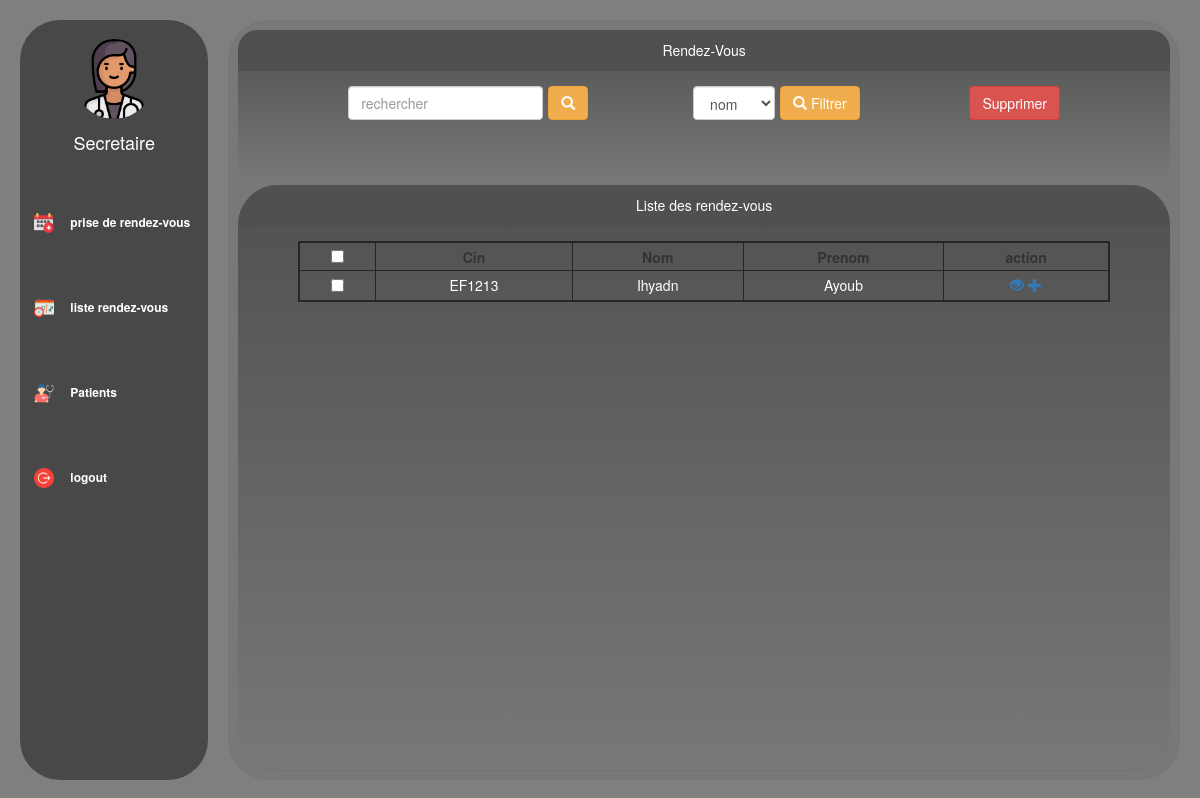
The page /Admin/cabinet/pages/dashboard.php on the database its author committed.
### tables this page shows
CREATE TABLE `rendezvous` (
  `id` int(11) NOT NULL,
  `patientID` int(11) NOT NULL,
  `start_event` datetime NOT NULL,
  `end_event` datetime NOT NULL
);

CREATE TABLE `patient` (
  `id` int(11) NOT NULL,
  `Nom` varchar(20) NOT NULL,
  `Prenom` varchar(20) NOT NULL,
  `sex` varchar(20) DEFAULT NULL,
  `address` varchar(30) DEFAULT NULL,
  `telephone` int(11) DEFAULT NULL,
  `email` varchar(30) DEFAULT NULL,
  `cin` varchar(20) NOT NULL,
  `birth` date DEFAULT NULL,
  `date_d_ajout` date DEFAULT curdate()
);

### Admin/cabinet/pages/dashboard.php (the view, shortened to what this page needs)
<?php
require_once("../connexiondb.php");
$resultat=$pdo->query($requete); ?>
<!DOCTYPE html>
<html lang="en">
<head>
    <link rel="stylesheet" href="//maxcdn.bootstrapcdn.com/bootstrap/3.3.5/css/bootstrap.min.css" />
    <link rel="stylesheet" type="text/css" href="..\css\mystyle.css" />
    <link rel="stylesheet" href="..\css\sidebar.css" />
    <link rel="stylesheet" href="https://pro.fontawesome.com/releases/v5.10.0/css/all.css"
 />
</head>
<body>
    <div class="main d-flex">
        <div class="sidebar">
            <?php include("../include/sidebar.php")?>
        </div>
        <div class="dashboard">
            <div class="containerr">
                <div class="panel">
                    <div class="panel-heading">Rendez-Vous</div>
                    <div class="panel-body">
                        <div class="table_form">
                            <div class="form_grp">
                                <input type="text" name="CIN" placeholder="rechercher" class="form-control"
                                    id="cin_search" />
                                <button type="submit" class="btn btn-warning">
                                    <span class="glyphicon glyphicon-search"> </span>
                                </button>
                            </div>
                            <div class="form_grp">
                                <select name="filtrage" class="form-control" id="filtrage">
                                    <option value="2">nom</option>
                                </select>
                                <button type="submit" class="btn btn-warning" onclick="sortTable()">
                                    <span class="glyphicon glyphicon-search"> </span> Filtrer
                                </button>
                            </div>
                            <button class="btn btn-danger" onclick="deletSelected()"
                                title='supprimer les rendez-vous selectionés'>
                                Supprimer </button>
                        </div>
                    </div>
                </div>
                <div class="panel table_cont">
                    <div class="panel-heading">Liste des rendez-vous</div>
                    <div class="panel-body table_here" id="table_wrapper">
                        <div id="table_here">
                            <?php $requete="select * from rendezVous ";$resultat=$pdo->query($requete);?>
                            <table class="table table - bordred " id="mytable">
                                <thead>
                                    <tr>
                                        <th> <input type="checkbox" value="false" id="check_all" onclick="checkAll()">
                                        </th>
                                        <th> Cin </th>
                                        <th> Nom </th>
                                        <th> Prenom </th>
                                        <th> action </th>
                                </thead>
                                <tbody>
                                    <?php while($rend=$resultat->fetch()){
                                        $query = "SELECT * FROM patient WHERE id = :patientID";
                                        $statement = $pdo->prepare($query);
                                        $statement->execute(
                                            array(
                                                'patientID'     =>   $rend['patientID'],
                                                )
                                            );
                                        $row = $statement->fetch(PDO::FETCH_ASSOC);?>
                                    <tr>
                                        <td> <input type="checkbox" value="<?php echo $rend ['id'] ?>" id="check"></td>
                                        <td> <?php echo $row ['cin'] ?> </td>
                                        <td> <?php echo $row ['Nom'] ?> </td>
                                        <td> <?php echo $row ['Prenom'] ?> </td>
                                        <td class="d-flex align-items-center">
                                            <a href="fichePatient.php?id=<?php echo $row ['id'] ?>">
                                                <span class="glyphicon glyphicon-eye-open bg-news"> </span>
                                            </a>
                                            <a href="Consultation.php?cin=<?php echo $row["cin"]?>">
                                                <i class="glyphicon glyphicon-plus"> </i></a>
                                            <?php } ?>
                                        </td>
                                    </tr>
                            </table>
                        </div>
                    </div>
                </div>
            </div>
        </div>
    </div>
</body>
</html>

### Admin/cabinet/css/mystyle.css (style rules this page uses)
.panel { background-image: linear-gradient(to top, #787878 0%, #505050 100%); margin-bottom: 5px; border: none; margin-top: 5px; border-radius: 20px; overflow: hidden; height: 20%; }
.panel-heading { background-color: #505050; color: white; text-align: center; }
.panel-body { display: flex; justify-content: center; overflow: hidden; }
.table { text-align: center; border: 2px solid rgb(37, 37, 37); }
.table > thead > tr { padding: 5px; height: 10%; }
.table > thead > tr > th { border: none; border-right: 1px solid rgb(37, 37, 37); text-align: center; padding: 3px; margin: 5px 5px; }
.table > tbody > tr > td { padding: 4px; border: 1px solid rgb(37, 37, 37); color: #fff; }
.containerr { height: 100%; border-radius: 40px; width: 100%; margin: 5px; }
#table_here { width: 100%; max-height: 90%; overflow-y: scroll; }
#table_wrapper { overflow: hidden; height: 100%; }
.table_cont { height: calc(80% - 15px); border-radius: 40px; }
.table_form { display: flex; justify-content: space-around; align-items: center; width: 90%; }
.form_grp { display: flex; align-items: center; justify-content: space-around; margin-right: 5px; }
button { margin-left: 5px; }
.table { width: 90%; overflow: scroll; margin: auto; }
#check { width: 80%; }
.form-g input, select { height: 50%; width: 90% !important; border-radius: 8px; border: none; background: #f7f6f5; box-shadow: 0px 0px 10px 2px rgba(0, 0, 0, 0.3); }
select option { color: black; }

### Admin/cabinet/css/sidebar.css (style rules this page uses)
body { background-image: linear-gradient(rgba(0,0,0,0.5), rgba(0,0,0,0.5)),url(../images/first_page.jpg); background-size: cover; background-position: center; overflow: hidden; }
.main { display: flex; margin: 20px; overflow-y: hidden; height: 95vh; }
.sidebar { flex: 2; background-color: #484848; height: 95vh; border-radius: 40px; margin-right: 20px; display: flex; width: 100%; justify-content: flex-start; flex-direction: column; align-items: center; }
.dashboard { flex: 10; height: 100%; border-radius: 40px; padding: 5px; background-color: #787878; display: flex; align-items: center; overflow: hidden; justify-content: center; padding: 5px; }
button { transform: scale(1); transition: 0.2s; }

### rows shown on the page
rendezvous: patientID.cin "EF1213", patientID.Nom "Ihyadn", patientID.Prenom "Ayoub"
